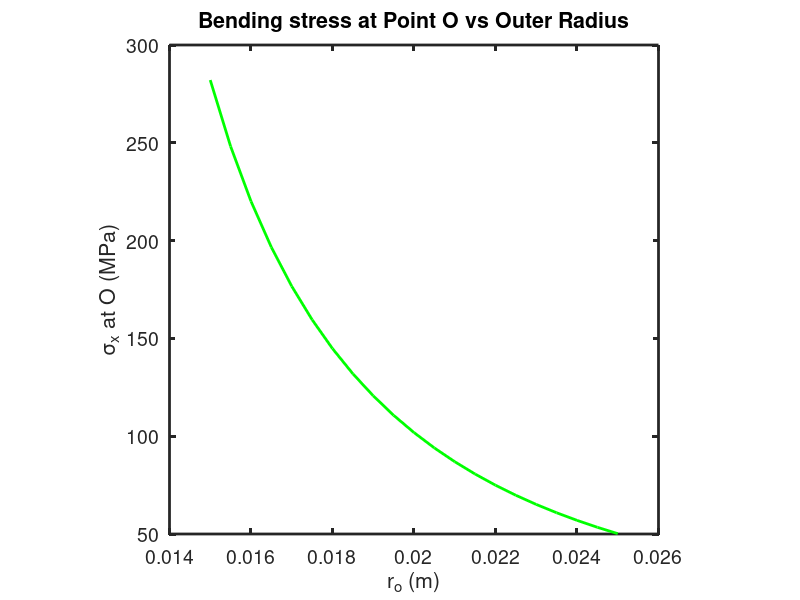

This chart was generated by the following MATLAB code:
function [sigX] = Homework_5(f1, f2, d1, d2, l, dO, radO, radI)
%This function solves for the stress in the axial direction of a hollow
%cylinder under 4 point bending. The force 'f1' is the first force from the
%left of the cylinder acting a distance 'd1; from the left edge. the force 
%'f2' is the second force from the left of the cylinder acting a distance 
%'d2' from the left edge. The total length of the cynlinder is 'l' and the
%distance from the left edge of the point of examination is 'dO'. radO is
%the outer radius of the cylinder in centimeters and radI is the inner
%radius of the cylinder in centimeters. f1 and f2 must be provided in
%newtons and d1, d2, l, and dO in meters. The output sigX is in MPa.
%!!!!!!!!!!!!!!The point O must be between d1 and d2 !!!!!!!!!!!!!!!!!!!!!

if ~exist('f1','var') || isempty(f1)
    f1 = -200; % in newtons
end
if ~exist('f2','var') || isempty(f2)
    f2 = -200; % in newtons
end
if ~exist('d1','var') || isempty(d1)
    d1 = 3; % in meters
end
if ~exist('d2','var') || isempty(d2)
    d2 = 9; % in meters
end
if ~exist('l','var') || isempty(l)
    l = 12; % in meters
end
if ~exist('dO','var') || isempty(dO)
    dO = 6; % in meters
end
if ~exist('radO','var') || isempty(radO)
    %Creates a span of evenly spaced outer radii values
    radO = linspace(1.5, 2.5, 21); % in centimeters
end
if ~exist('radI','var') || isempty(radI)
    radI = 1; % in centimeters
end

if (dO < d1) || (dO > d2)
    error('The point O must be between d1 and d2!');
end

%Creates matrices to solve for the reaction forces.
A = [1 1; 0 l];
B = [-(f1+f2); -(d1*f1+d2*f2)];
%Solves for the reaction forces.
R = A\B;

radO = radO/100; %Converting to meters
radI = radI/100; %Converting to meters

%Function that calculates the stress along the axial direction due to the
%moment of bending using the equation sigma = My/I
    function sigX = bending_stress2(M, ri, ro)
        IVal = pi/4*(ro.^4-ri.^4);
        sigX = 1e-6*M.*ro./IVal;
    end

%Calculating the moment at point O
M = R(1,1)*dO + f1*(dO-d1);
%Calculating the stress at point 0
sigX = bending_stress2(M, radI, radO);

%Plot sigma_x vs. ri
figure(1); %Create figure #1
clf; %Clear current figure
h=plot(radO, sigX, 'g');
set(gca,'Box','on','LineWidth',2,...
'FontName','Helvetica',...
'FontSize',14);
%Set axis properties
set(h,'LineWidth',2);
%Set linewidth for curve
xlabel('r_o (m)');
ylabel('\sigma_x at O (MPa)');
title('Bending stress at Point O vs Outer Radius');
axis square; %Make axis box square


end